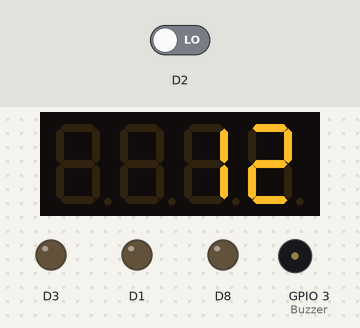
A sketch run on a simulated ESP8266 (NodeMCU). Shown: 4-digit seven-segment display, output pins drawn as LEDs (lit = HIGH), buzzer (waves = sounding). Inputs (shaded band) come from the test bench; at power-on: D2 LOW. Random numbers use the default seed unless the sketch sets one.

Above: at 6.5 s.
At 8.3 s:
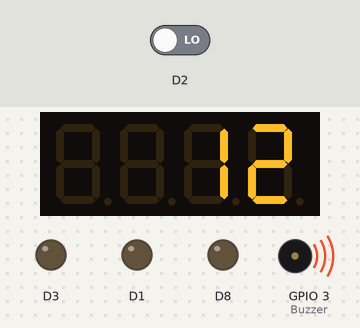
At 11.8 s:
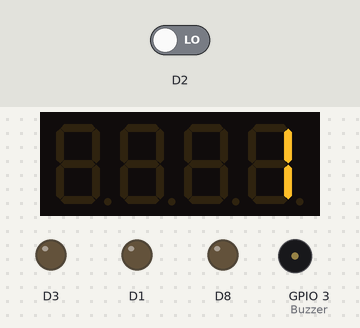
At 15.3 s:
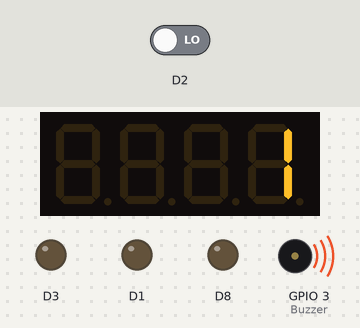
At 18.8 s:
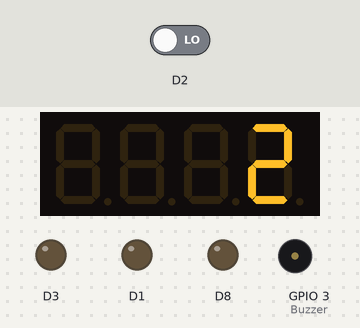
At 31.6 s:
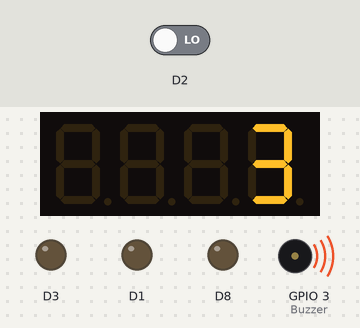
Timing chart, 0 to 40.0 s (numbered marks = the images above):
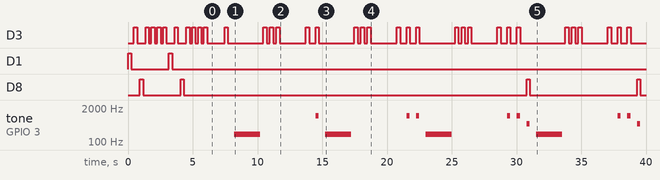

Measured:
- by itself, D3: LOW → HIGH at 0.46 s, → LOW 0.25 s later, → HIGH 0.65 s later, → LOW 0.25 s later, … (68 changes in this stretch)
- by itself, D1: alternates HIGH for 0.25 s and LOW for 2.9 s, 4 changes in all, then stays LOW
- by itself, D8: LOW → HIGH at 0.91 s, → LOW 0.25 s later, → HIGH 2.9 s later, → LOW 0.25 s later, … (8 changes in this stretch)
- by itself, tone on GPIO 3 (Buzzer): plays 200 Hz for 2.0 s, 1000 Hz for 0.25 s, 200 Hz for 2.0 s, 1000 Hz for 0.25 s, 1000 Hz for 0.25 s, 200 Hz for 2.0 s … (13 notes in this stretch)
- what the display in image 0 shows lasts 5.2 s, from 6.5 s to 11.7 s

The sketch:

SimonV1.ino
```cpp
#include <vector>
#include "TM1637.h"

class Touche {
  private :
  int Bouton;
  int Led;
  int Song;
  int Buzzer = D9;


  public:

  Touche(int PinBouton, int PinLed, int FreqSong){
    Bouton = PinBouton;
    Led = PinLed;
    Song = FreqSong;


    pinMode(Led, OUTPUT);
    pinMode(Bouton, INPUT);
    pinMode(Buzzer, OUTPUT);

  }

  void play() const {
    digitalWrite(Led, HIGH);
    tone(Buzzer, Song);
    delay(250);
    digitalWrite(Led, LOW);
    noTone(Buzzer);
  }

  void light() {
    digitalWrite(Led, HIGH);
    delay(250);
    digitalWrite(Led, LOW);
  }

  bool appuie (){
    return (digitalRead(Bouton)==LOW);
  }

    // Surcharge de l'opérateur == pour comparer des Touches du vecteur et du tableaux ;)
  bool operator==(const Touche& autreTouche) const {
    return (Bouton == autreTouche.Bouton) && (Led == autreTouche.Led);
  }

};


//Instance de Touches :
Touche Bleu(D2,D1,1500 );
Touche Rouge(D5,D3,1000);
Touche Jaune(D4,D8,500);

void disco( Touche* touches, int vitesse, int nbTours){
  for (int j = 0; j < nbTours ; j++) {
  for (int i = 0; i < (sizeof(touches)-1); i++) {
  touches[i].light();
  delay(vitesse);
  }
}
}

Touche touches[] = {
  Bleu,Rouge,Jaune // on peu directement ajouter les instances de touche ici mais pas les nommer
};

int ToucheAppuie(Touche* touches,int attente) {  // pb ici !!!
  unsigned long startMillis = millis(); // Temps de démarrage


  while ((millis() - startMillis) < attente ) { // si le temps d'attente est supperieur à 1s la fonction verifier reponse n'attends pas le retour (-1) et se met en erreur, relance le programme
    for (int i = 0; i < sizeof(touches); i++) {
      if (touches[i].appuie()) {
        return i; // Renvoie l'indice de la première touche appuyée
      }
    }
  }
  return -1; // Si aucune touche n'est appuyée, renvoie -1

}


void genererSequence(std::vector<Touche>& listeTouches, Touche* touches, int vitesse) { //vitesse de 500 = normal
  int randomIndex = random(0, sizeof(touches));
  listeTouches.push_back(touches[randomIndex]);

  for (int i = 0; i < listeTouches.size(); i++) {
    listeTouches[i].play();
    delay(vitesse); // attente entre chaque touche
  }
}

bool verifierSequence(const std::vector<Touche>& listeTouches, Touche* touches, int attente){ //Attention pb attente, voir toucheAppuie{
  for (int i = 0; i < listeTouches.size(); i++) {
    int t = ToucheAppuie(touches, attente) ;
    if (t != -1 && touches[t] == listeTouches[i]){

      listeTouches[i].play();

    } else {
      tone(D9, 200);
      delay(2000);
      noTone(D9);
      delay(250);
      listeTouches[i].play();
      delay(250);
      listeTouches[i].play();
      delay(250);
      listeTouches[i].play();
      return false;
    }
  }
  return true;

}


std::vector<Touche> listeTouches;

TM1637 Segment(D6, D7);
int maximum = 12;
int score;

void setup() {
Segment.init();
Segment.set(BRIGHT_TYPICAL);//BRIGHT_TYPICAL = 2,BRIGHT_DARKEST = 0,BRIGHTEST = 7;
}

void loop() {

disco( touches, 200, 2); // initialisation
Segment.displayStr("Max");
delay(100);
Segment.displayNum(maximum);
delay(1000);

while (1) { //modedejeuclassique(vitesse de 500)
  genererSequence(listeTouches, touches, 500);
  verifierSequence(listeTouches,touches, 1000);
  score = listeTouches.size();
  Segment.displayNum(score);
  delay(2000); // attente entre chaque sequence
}
}
```
